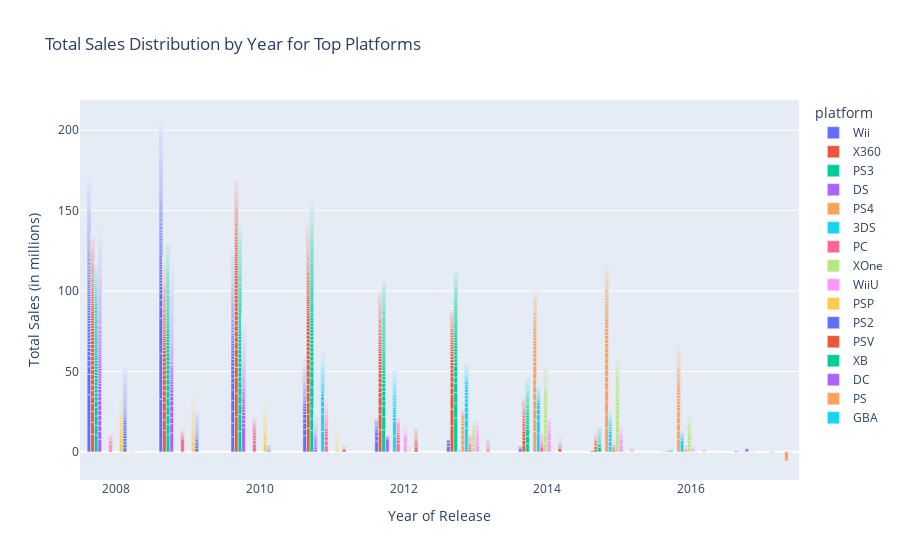

Here is the notebook cell this chart was saved with:
### Markdown cell above
<div class="alert alert-info"> 
    <b>Student сomments:
# 3. Determine what period you should take data for. To do so, look at your answers to the previous questions. The data should allow you to build a model for 2017.

1.  Looking at the data, the most useful frame would be 11 years. This is because the max length is 11, with an average of 7.28 years (not counting PC)

#   Approach

I'm not a magician, nor do i have a crystal ball. For proper predictions on time series data I would use an RNN, however it would sufice here to leverage trends lines and fit a curve for each platform. The curve fit function could be linear (y=mx+b), or polynomial. The data for all platform sales (except PC) lookls like a hyperbole, therefore I'd rather opt for polyniomial regression.

#   Steps

1.  Isolate the last 11 years of sales of each platform.
2.  Calculate trendlines using polynomial regression.
3.  Use the polynomial to generate a prediction dataframe for each console sales for 2017. x=2017
4.  Combine predicted data frame and previous 11 years of data and graph.

</b></div>

### Code cell
# Function to predict sales for the year 2017 using polynomial regression
def predict_sales(df, top_platforms, years_to_consider, prediction_year):
    predictions = {}
    for platform in top_platforms:
        platform_data = df[df['platform'] == platform]
        recent_data = platform_data[platform_data['year_of_release'] >= (platform_data['year_of_release'].max() - years_to_consider)]
        x = recent_data['year_of_release'].values
        y = recent_data['total_sales'].values
        
        if len(x) > 0 and len(y) > 0:
            # Ensure x and y are numeric
            x = x.astype(int)
            y = y.astype(float)
            
            coeffs = np.polyfit(x, y, 2)  # Fit a 2nd degree polynomial
            poly = np.poly1d(coeffs)
            
            y_pred = poly(prediction_year)
            
            predictions[platform] = y_pred
    
    return predictions

# Aggregate total sales by platform
platform_sales = df.groupby('platform')['total_sales'].sum().sort_values(ascending=False)
top_platforms = platform_sales.head(10).index.tolist()

# Predict sales for the year 2017 using previous 8 years of data
predictions = predict_sales(df, top_platforms,8,2017)

# Combine the predicted data 
prediction_df = pd.DataFrame(predictions.items(), columns=['platform', 'total_sales'])
prediction_df['year_of_release'] = 2017

# Filter the original dataframe to include only the last 8 years of data
max_year = df['year_of_release'].max()
filtered_df = df[df['year_of_release'] >= (max_year - 8)]

# Combine filtered data with predictions
combined_df = pd.concat([filtered_df, prediction_df])

# Plot the combined data
fig = px.bar(combined_df, x='year_of_release', y='total_sales', color='platform', title='Total Sales Distribution by Year for Top Platforms',
             labels={'year_of_release': 'Year of Release', 'total_sales': 'Total Sales (in millions)'}, barmode='group')

fig.show()

### Figure 1 — Plotly figure (JSON) as saved in the notebook; plotly's stock layout.template omitted (floating-point values rounded to 4 significant figures; data arrays with more than 128 entries replaced by an {"elided": "..."} marker saying what was removed)
{"data": [{"alignmentgroup": "True", "hovertemplate": "platform=Wii<br>Year of Release=%{x}<br>Total Sales (in millions)=%{y}<extra></extra>", "legendgroup": "Wii", "marker": {"color": "#636efa", "pattern": {"shape": ""}}, "name": "Wii", "offsetgroup": "Wii", "orientation": "v", "showlegend": true, "textposition": "auto", "type": "bar", "x": {"elided": "1058 int values"}, "xaxis": "x", "y": {"elided": "1058 float values"}, "yaxis": "y"}, {"alignmentgroup": "True", "hovertemplate": "platform=X360<br>Year of Release=%{x}<br>Total Sales (in millions)=%{y}<extra></extra>", "legendgroup": "X360", "marker": {"color": "#EF553B", "pattern": {"shape": ""}}, "name": "X360", "offsetgroup": "X360", "orientation": "v", "showlegend": true, "textposition": "auto", "type": "bar", "x": {"elided": "999 int values"}, "xaxis": "x", "y": {"elided": "999 float values"}, "yaxis": "y"}, {"alignmentgroup": "True", "hovertemplate": "platform=PS3<br>Year of Release=%{x}<br>Total Sales (in millions)=%{y}<extra></extra>", "legendgroup": "PS3", "marker": {"color": "#00cc96", "pattern": {"shape": ""}}, "name": "PS3", "offsetgroup": "PS3", "orientation": "v", "showlegend": true, "textposition": "auto", "type": "bar", "x": {"elided": "1190 int values"}, "xaxis": "x", "y": {"elided": "1190 float values"}, "yaxis": "y"}, {"alignmentgroup": "True", "hovertemplate": "platform=DS<br>Year of Release=%{x}<br>Total Sales (in millions)=%{y}<extra></extra>", "legendgroup": "DS", "marker": {"color": "#ab63fa", "pattern": {"shape": ""}}, "name": "DS", "offsetgroup": "DS", "orientation": "v", "showlegend": true, "textposition": "auto", "type": "bar", "x": {"elided": "1403 int values"}, "xaxis": "x", "y": {"elided": "1403 float values"}, "yaxis": "y"}, {"alignmentgroup": "True", "hovertemplate": "platform=PS4<br>Year of Release=%{x}<br>Total Sales (in millions)=%{y}<extra></extra>", "legendgroup": "PS4", "marker": {"color": "#FFA15A", "pattern": {"shape": ""}}, "name": "PS4", "offsetgroup": "PS4", "orientation": "v", "showlegend": true, "textposition": "auto", "type": "bar", "x": {"elided": "393 int values"}, "xaxis": "x", "y": {"elided": "393 float values"}, "yaxis": "y"}, {"alignmentgroup": "True", "hovertemplate": "platform=3DS<br>Year of Release=%{x}<br>Total Sales (in millions)=%{y}<extra></extra>", "legendgroup": "3DS", "marker": {"color": "#19d3f3", "pattern": {"shape": ""}}, "name": "3DS", "offsetgroup": "3DS", "orientation": "v", "showlegend": true, "textposition": "auto", "type": "bar", "x": {"elided": "513 int values"}, "xaxis": "x", "y": {"elided": "513 float values"}, "yaxis": "y"}, {"alignmentgroup": "True", "hovertemplate": "platform=PC<br>Year of Release=%{x}<br>Total Sales (in millions)=%{y}<extra></extra>", "legendgroup": "PC", "marker": {"color": "#FF6692", "pattern": {"shape": ""}}, "name": "PC", "offsetgroup": "PC", "orientation": "v", "showlegend": true, "textposition": "auto", "type": "bar", "x": {"elided": "662 int values"}, "xaxis": "x", "y": {"elided": "662 float values"}, "yaxis": "y"}, {"alignmentgroup": "True", "hovertemplate": "platform=XOne<br>Year of Release=%{x}<br>Total Sales (in millions)=%{y}<extra></extra>", "legendgroup": "XOne", "marker": {"color": "#B6E880", "pattern": {"shape": ""}}, "name": "XOne", "offsetgroup": "XOne", "orientation": "v", "showlegend": true, "textposition": "auto", "type": "bar", "x": {"elided": "247 int values"}, "xaxis": "x", "y": {"elided": "247 float values"}, "yaxis": "y"}, {"alignmentgroup": "True", "hovertemplate": "platform=WiiU<br>Year of Release=%{x}<br>Total Sales (in millions)=%{y}<extra></extra>", "legendgroup": "WiiU", "marker": {"color": "#FF97FF", "pattern": {"shape": ""}}, "name": "WiiU", "offsetgroup": "WiiU", "orientation": "v", "showlegend": true, "textposition": "auto", "type": "bar", "x": {"elided": "147 int values"}, "xaxis": "x", "y": {"elided": "147 float values"}, "yaxis": "y"}, {"alignmentgroup": "True", "hovertemplate": "platform=PSP<br>Year of Release=%{x}<br>Total Sales (in millions)=%{y}<extra></extra>", "legendgroup": "PSP", "marker": {"color": "#FECB52", "pattern": {"shape": ""}}, "name": "PSP", "offsetgroup": "PSP", "orientation": "v", "showlegend": true, "textposition": "auto", "type": "bar", "x": {"elided": "762 int values"}, "xaxis": "x", "y": {"elided": "762 float values"}, "yaxis": "y"}, {"alignmentgroup": "True", "hovertemplate": "platform=PS2<br>Year of Release=%{x}<br>Total Sales (in millions)=%{y}<extra></extra>", "legendgroup": "PS2", "marker": {"color": "#636efa", "pattern": {"shape": ""}}, "name": "PS2", "offsetgroup": "PS2", "orientation": "v", "showlegend": true, "textposition": "auto", "type": "bar", "x": {"elided": "333 int values"}, "xaxis": "x", "y": {"elided": "333 float values"}, "yaxis": "y"}, {"alignmentgroup": "True", "hovertemplate": "platform=PSV<br>Year of Release=%{x}<br>Total Sales (in millions)=%{y}<extra></extra>", "legendgroup": "PSV", "marker": {"color": "#EF553B", "pattern": {"shape": ""}}, "name": "PSV", "offsetgroup": "PSV", "orientation": "v", "showlegend": true, "textposition": "auto", "type": "bar", "x": {"elided": "428 int values"}, "xaxis": "x", "y": {"elided": "428 float values"}, "yaxis": "y"}, {"alignmentgroup": "True", "hovertemplate": "platform=XB<br>Year of Release=%{x}<br>Total Sales (in millions)=%{y}<extra></extra>", "legendgroup": "XB", "marker": {"color": "#00cc96", "pattern": {"shape": ""}}, "name": "XB", "offsetgroup": "XB", "orientation": "v", "showlegend": true, "textposition": "auto", "type": "bar", "x": [2008], "xaxis": "x", "y": [0.18], "yaxis": "y"}, {"alignmentgroup": "True", "hovertemplate": "platform=DC<br>Year of Release=%{x}<br>Total Sales (in millions)=%{y}<extra></extra>", "legendgroup": "DC", "marker": {"color": "#ab63fa", "pattern": {"shape": ""}}, "name": "DC", "offsetgroup": "DC", "orientation": "v", "showlegend": true, "textposition": "auto", "type": "bar", "x": [2008], "xaxis": "x", "y": [0.04], "yaxis": "y"}, {"alignmentgroup": "True", "hovertemplate": "platform=PS<br>Year of Release=%{x}<br>Total Sales (in millions)=%{y}<extra></extra>", "legendgroup": "PS", "marker": {"color": "#FFA15A", "pattern": {"shape": ""}}, "name": "PS", "offsetgroup": "PS", "orientation": "v", "showlegend": true, "textposition": "auto", "type": "bar", "x": [2017], "xaxis": "x", "y": [-5.679], "yaxis": "y"}, {"alignmentgroup": "True", "hovertemplate": "platform=GBA<br>Year of Release=%{x}<br>Total Sales (in millions)=%{y}<extra></extra>", "legendgroup": "GBA", "marker": {"color": "#19d3f3", "pattern": {"shape": ""}}, "name": "GBA", "offsetgroup": "GBA", "orientation": "v", "showlegend": true, "textposition": "auto", "type": "bar", "x": [2017], "xaxis": "x", "y": [-0.09829], "yaxis": "y"}], "layout": {"barmode": "group", "legend": {"title": {"text": "platform"}, "tracegroupgap": 0}, "title": {"text": "Total Sales Distribution by Year for Top Platforms"}, "xaxis": {"anchor": "y", "domain": [0, 1], "title": {"text": "Year of Release"}}, "yaxis": {"anchor": "x", "domain": [0, 1], "title": {"text": "Total Sales (in millions)"}}}}
